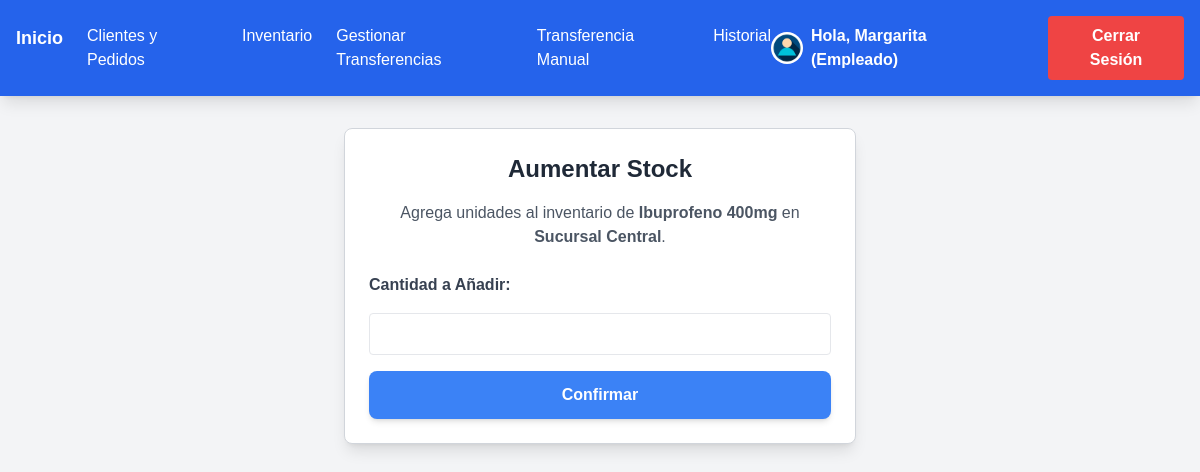
Screenshot of /inventario/aumentar/3/ (signed in) with the database file from the repository.
### farmacia/models.py (models this page shows, shortened)
class Perfil(models.Model):
    usuario = models.OneToOneField(User, on_delete=models.CASCADE)
    rol = models.CharField(max_length=10, choices=ROLES, default='cliente')
    sucursal = models.ForeignKey('Sucursal', on_delete=models.SET_NULL, null=True, blank=True)

class Inventario(models.Model):
    sucursal = models.ForeignKey(Sucursal, on_delete=models.CASCADE)
    medicamento = models.ForeignKey(Medicamento, on_delete=models.CASCADE)
    cantidad = models.PositiveIntegerField(default=0)

class Medicamento(models.Model):
    nombre = models.CharField(max_length=100)
    descripcion = models.TextField()
    precio = models.DecimalField(max_digits=10, decimal_places=2)

class Sucursal(models.Model):
    nombre = models.CharField(max_length=100)
    direccion = models.CharField(max_length=200)

### farmacia/views.py (the view, shortened to what this page needs)
# urls.py: path('inventario/aumentar/<int:inventario_id>/', aumentar_stock, name='aumentar_stock'),
@login_required
@user_passes_test(es_empleado)
def aumentar_stock(request, inventario_id):
    inventario = get_object_or_404(Inventario, id=inventario_id)
    return render(request, 'farmacia/aumentar_stock.html', {'inventario': inventario})

### farmacia/views.py (called while the page is built)
def es_empleado(user):
    return user.is_authenticated and getattr(user, 'perfil', None) and user.perfil.rol == 'empleado'

### farmacia/templates/farmacia/aumentar_stock.html (shortened to what this page needs)
{% extends "farmacia/base.html" %}
{% block content %}
<div class="max-w-lg mx-auto bg-white p-6 rounded-lg shadow-lg border border-gray-300">
    <h2 class="text-2xl font-bold text-center text-gray-800 mb-4">Aumentar Stock</h2>
    <p class="text-gray-600 text-center mb-6">Agrega unidades al inventario de <strong>{{ inventario.medicamento.nombre }}</strong> en <strong>{{ inventario.sucursal.nombre }}</strong>.</p>
    <form method="post" class="space-y-4">
        <label class="block text-gray-700 font-semibold">Cantidad a Añadir:</label>
        <input type="number" name="cantidad" min="1" class="w-full border rounded p-2" required>
        <button class="w-full bg-blue-500 hover:bg-blue-600 text-white font-bold py-3 px-6 rounded-lg shadow-md transition duration-300">
            Confirmar
        </button>
    </form>
</div>
{% endblock %}

### farmacia/templates/farmacia/base.html (shortened to what this page needs)
<!DOCTYPE html>
<html lang="es">
<head>
    {% load static %}
    <script src="https://cdn.tailwindcss.com"></script>
    <link rel="stylesheet" href="{% static 'css/styles.css' %}">
</head>
<body class="bg-gray-100">
    <nav class="bg-blue-600 p-4 text-white flex justify-between items-center shadow-lg">
        <div class="flex space-x-6">
            <a href="{% url 'inicio' %}" class="font-bold text-lg">Inicio</a>
            {% if user.is_authenticated %}
                {% if user.perfil.rol == "cliente" %}
                    <a href="{% url 'mis_pedidos' %}" class="hover:underline">Mis Pedidos</a>
                    <a href="{% url 'listar_medicamentos' %}" class="bg-green-500 hover:bg-green-600 text-white font-bold py-2 px-4 rounded">
                        Realizar Pedido
                    </a>
                {% elif user.perfil.rol == "empleado" %}
                    <a href="{% url 'gestionar_clientes_pedidos' %}" class="hover:underline">Clientes y Pedidos</a>
                    <a href="{% url 'ver_inventario' %}" class="hover:underline">Inventario</a>
                    <a href="{% url 'gestionar_transferencias' %}" class="hover:underline">Gestionar Transferencias</a>
                    <a href="{% url 'transferencias_manual' %}" class="hover:underline">Transferencia Manual</a>
                    <a href="{% url 'historial_transferencias' %}" class="hover:underline">Historial</a>
                {% elif user.perfil.rol == "admin" %}
                    <a href="{% url 'admin:index' %}" class="hover:underline">Panel Admin</a>
                    <a href="{% url 'historial_transferencias' %}" class="hover:underline">Historial de Transferencias</a>
                {% endif %}
            {% endif %}
        </div>
        <div class="flex space-x-4 items-center">
            {% if user.is_authenticated %}
                <span class="mr-4 font-semibold flex items-center">
                    <img src="{% static 'img/user-icon.png' %}" alt="User" class="w-8 h-8 rounded-full mr-2">
                    Hola, {{ user.username }} ({{ user.perfil.rol|title }})
                </span>
                <form method="post" action="{% url 'logout' %}" class="inline">
                    <button type="submit" class="bg-red-500 hover:bg-red-600 text-white font-bold py-2 px-4 rounded">
                        Cerrar Sesión
                    </button>
                </form>
            {% else %}
                <a href="{% url 'login' %}" class="hover:underline">Iniciar Sesión</a>
                <a href="{% url 'registro' %}" class="bg-green-500 hover:bg-green-600 text-white font-bold py-2 px-4 rounded">
                    Registrarse
                </a>
            {% endif %}
        </div>
    </nav>
    <div class="container mx-auto mt-8 px-4">
        {% block content %}{% endblock %}
    </div>
</body>
</html>

### farmacia/static/css/styles.css (style rules this page uses)
body { font-family: Arial, sans-serif; background: url('/static/img/fondo.jpg') no-repeat center center fixed; background-size: cover; color: #333; }
.bg-blue-500, .bg-green-500 { transition: all 0.3s ease-in-out; }
button { transition: all 0.3s ease-in-out; }

### rows the page displays
Inventario: medicamento.nombre "Ibuprofeno 400mg", sucursal.nombre "Sucursal Central"

### other values shown
{{ user.username }} "Margarita"
{{ user.perfil.rol|title }} "Empleado"
